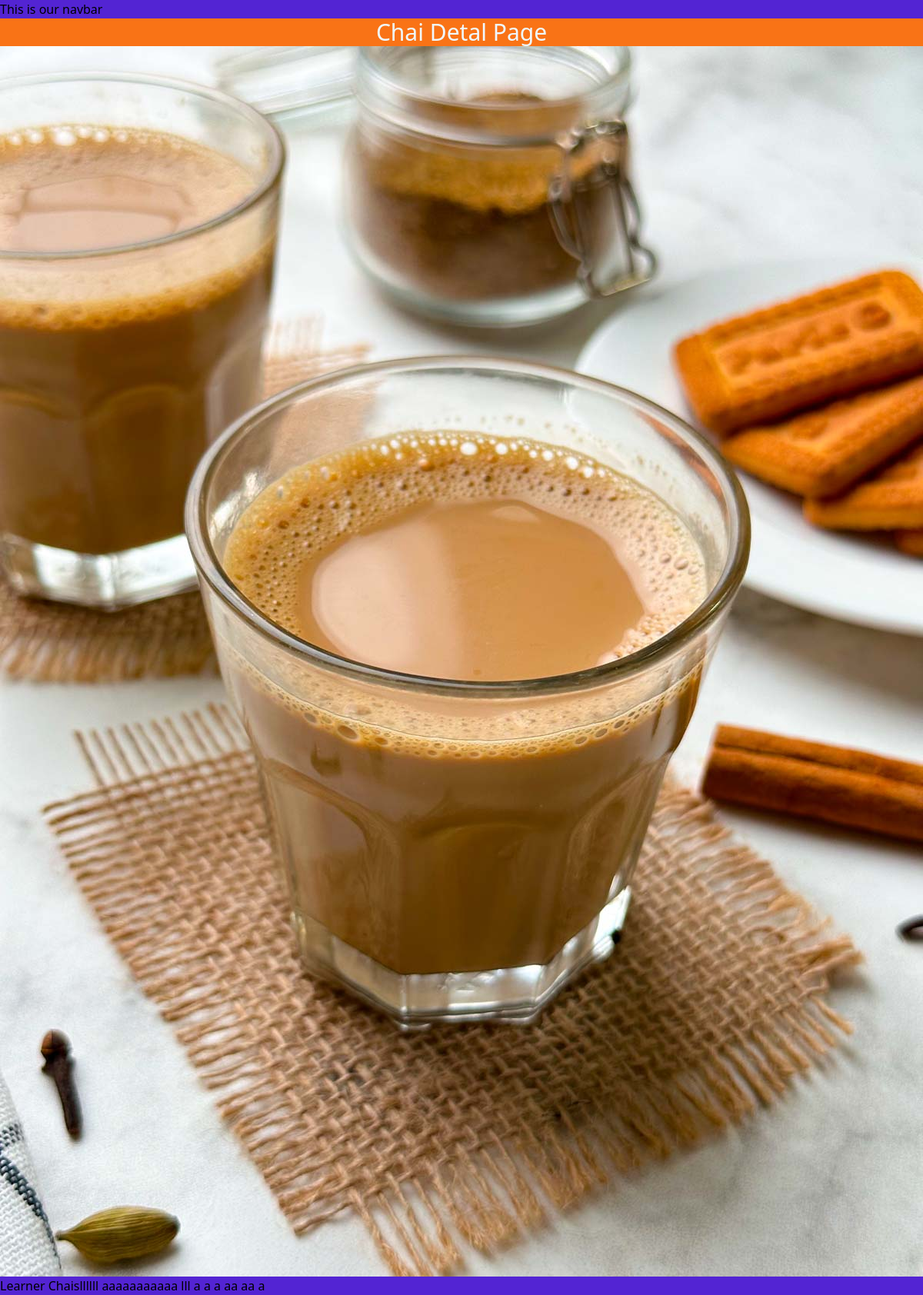
Page /chai/1/ on the committed database.
### chai/models.py (models this page shows, shortened)
class ChaiVarity(models.Model):
    CHAI_TYPE_CHOICE = [
        ( 'ML', 'MASALA'),
        ( 'GR', 'GINGER'),
        ( 'KL', 'KIWI'),
        ( 'PL', 'PLAIN'),
        ( 'EL', 'ELAICHI'),
    ]
    name = models.CharField(max_length=100)
    image = models.ImageField(upload_to='chais/')
    date_added = models.DateTimeField(default=timezone.now)
    type = models.CharField(max_length=2, choices=CHAI_TYPE_CHOICE)
    description = models.TextField(default='')

### chai/views.py (the view)
# urls.py: path('<int:chai_id>/', views.chai_detail, name='chai_detail'),
def chai_detail(request, chai_id):
    chai = get_object_or_404(ChaiVarity, pk=chai_id)
    return render(request, 'chai/chai_detail.html', {'chai': chai})

### chai/templates/chai/chai_detail.html (shortened to what this page needs)
{% extends "layout.html" %}
{% block content %}
    <h1 class=" bg-orange-500 text-3xl">Chai Detal Page</h1>
    <img src="{{chai.image.url}}" alt="">
    <div class="flex gap-4">
        <h3>{{chai.name}}</h3>
        <p>{{chai.description}}</p>
    </div>
{% endblock %}

### static/layout.css (style rules this page uses)
body { background: rgb(83, 36, 211); margin: 0; padding: 0; }
h1 { text-align: center; color: aliceblue; }

### rows in the picture
ChaiVarity: image (picture), name "Learner Chais", description "llllll aaaaaaaaaaa lll a a a aa aa a"
